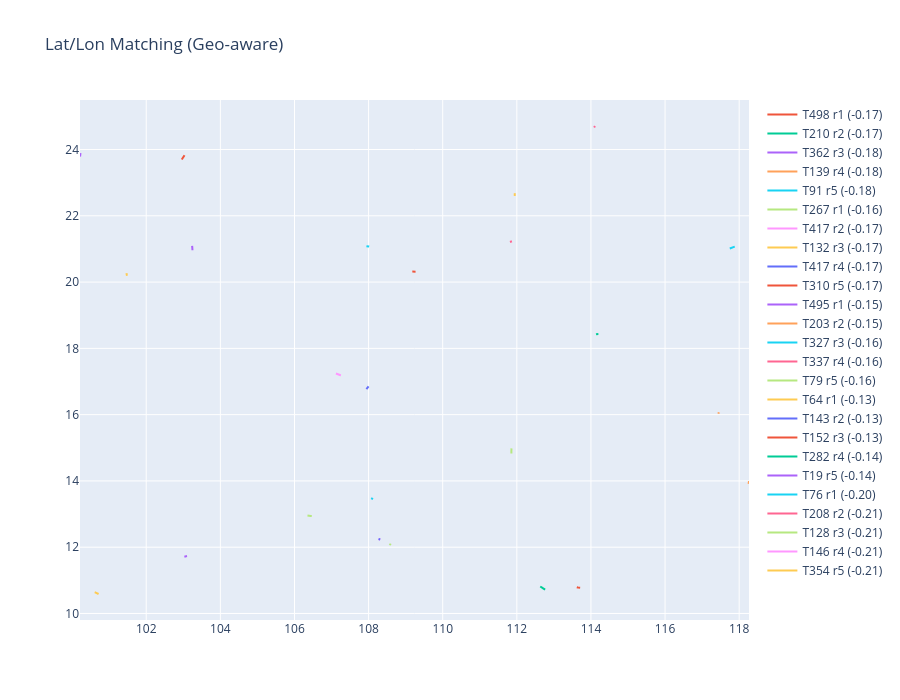

The notebook cell saved with this chart:
### Code cell
# %%
sensor_df = pd.read_parquet("sensor.parquet")
event_df  = pd.read_parquet("event.parquet")

trajs = build_trajectories(sensor_df)
sub_tracks = sample_subtracks(trajs)

report_seqs = [
    encode_report(r) for r in event_df.to_dict("records")
]

candidates = build_candidates(sub_tracks, report_seqs)

net_t, net_r = train_model(sub_tracks, report_seqs, candidates)

results = match_reports(sub_tracks, report_seqs, net_t, net_r)

plot_matches(sensor_df, event_df, results)
